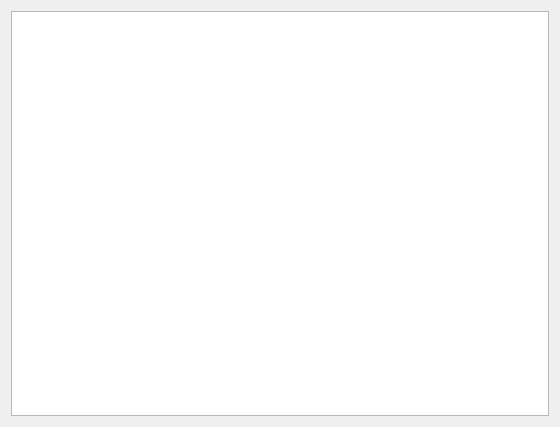
<?xml version="1.0" encoding="UTF-8"?>
<ui version="4.0">
 <class>DeviceInfoWidget</class>
 <widget class="QWidget" name="DeviceInfoWidget">
  <property name="geometry">
   <rect>
    <x>0</x>
    <y>0</y>
    <width>560</width>
    <height>427</height>
   </rect>
  </property>
  <property name="windowTitle">
   <string>Device info</string>
  </property>
  <layout class="QVBoxLayout" name="verticalLayout">
   <item>
    <widget class="QTextEdit" name="textEdit"/>
   </item>
  </layout>
 </widget>
 <resources>
  <include location="QtIcons.qrc"/>
 </resources>
 <connections/>
</ui>
